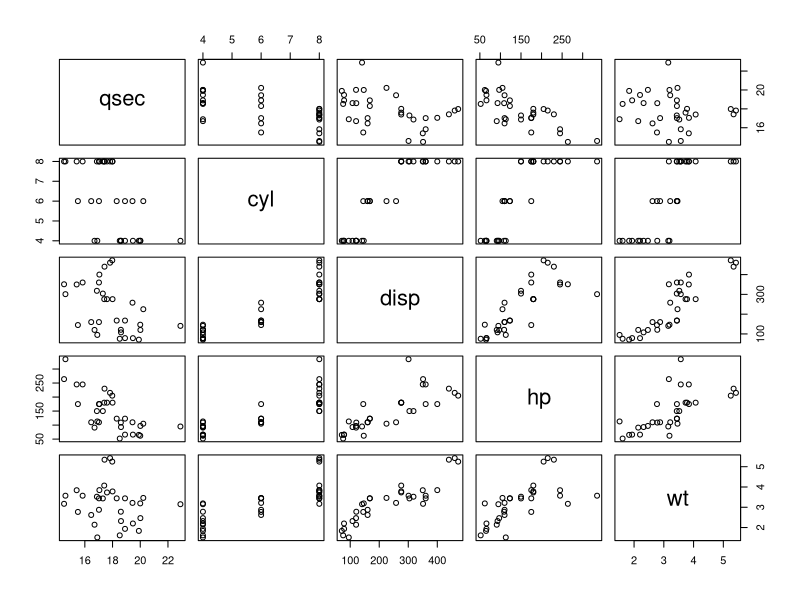
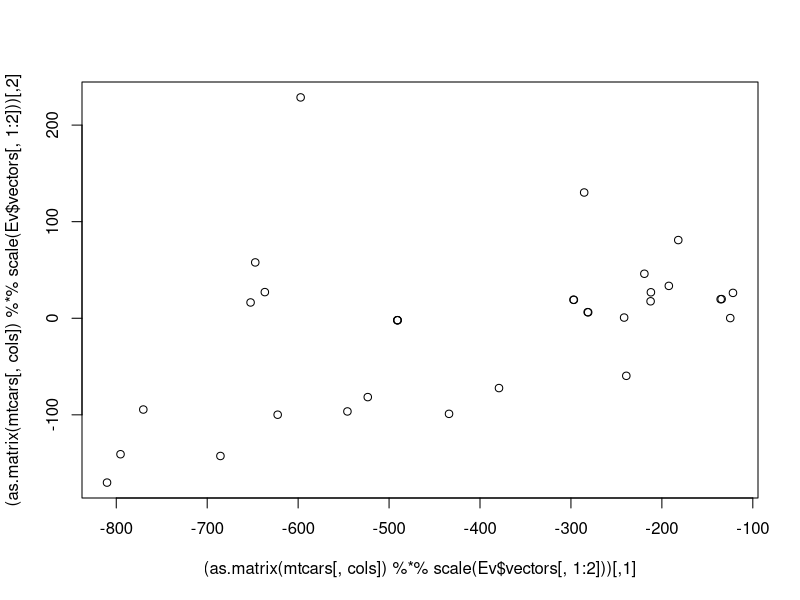
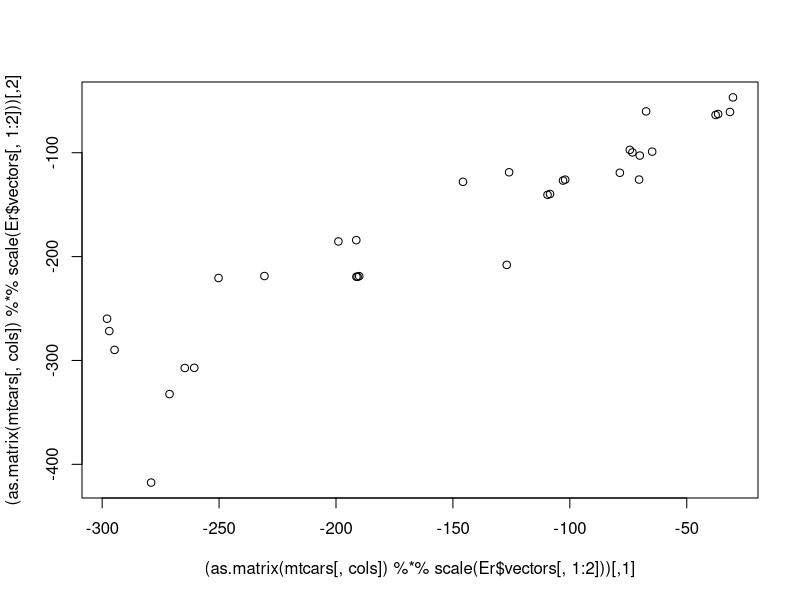
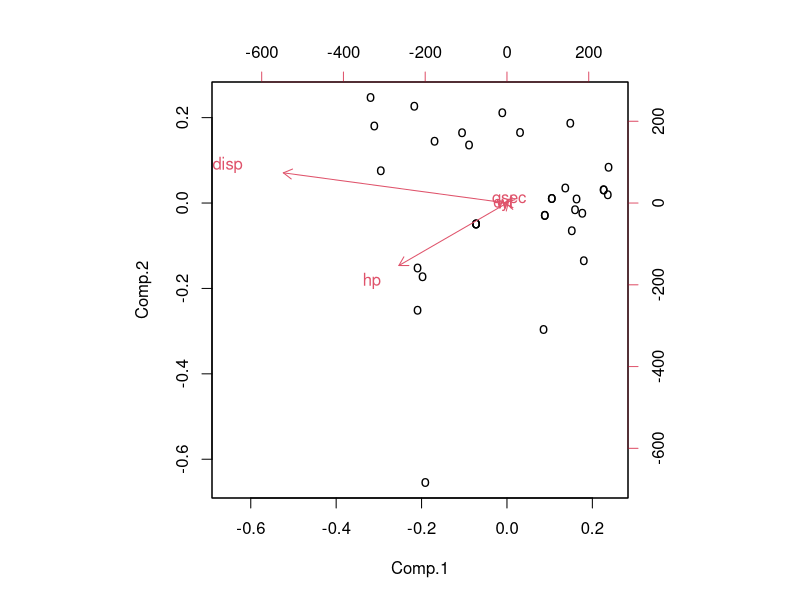
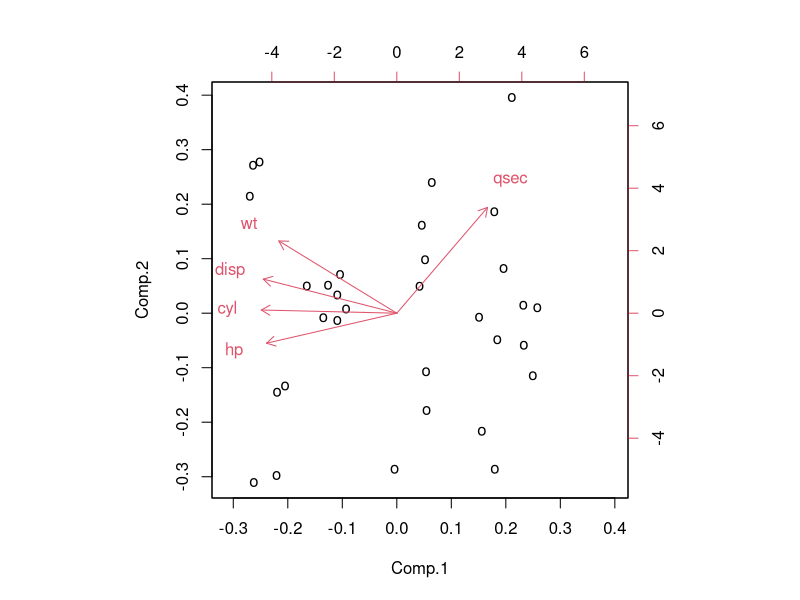
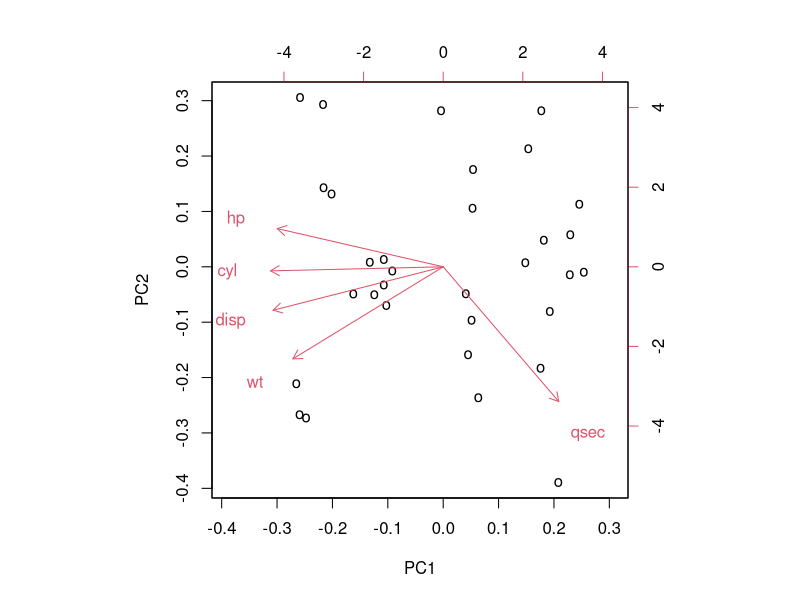
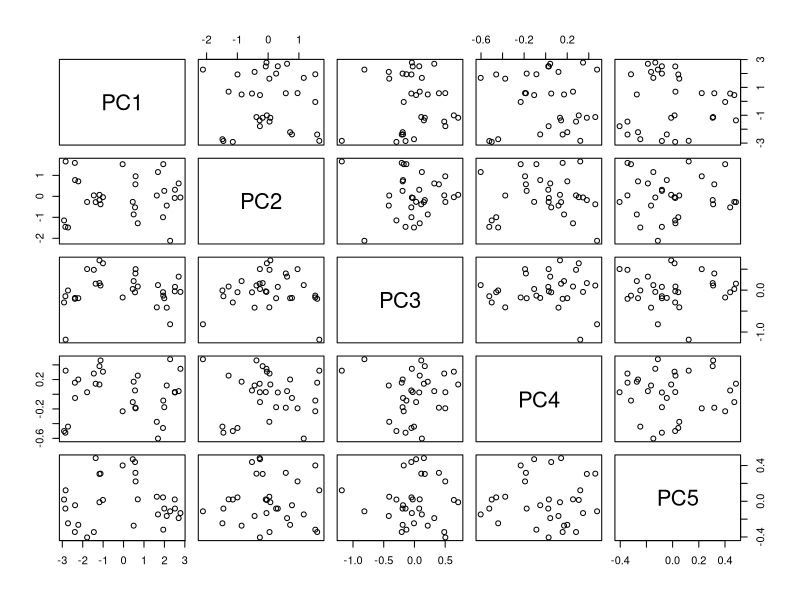

Recreate these plots in R, in order.
## ---- chunk 1
library(stats)
#install.packages("xtable")
library(xtable)
data(mtcars)
head(mtcars)
cols <- c("qsec","cyl","disp","hp","wt")
#cols <- colnames(mtcars)
## ---- chunk 2
cat("$$", 
    print(xtable(head(mtcars)),
          include.rownames=F,floating=F,print.results=F),
    "$$")
## ---- chunk 3
pairs(mtcars[,cols])
## ---- chunk 4
#cov(x, y = NULL, use = "everything",
#    method = c("pearson", "kendall", "spearman"))
Cv <- cov(mtcars[,cols])
## ---- chunk 5
cat("$$", 
    "C_{v} = ",
    print(xtable(Cv,align=rep("",ncol(Cv)+1)), 
          floating=F, tabular.environment="bmatrix", hline.after=NULL, 
          include.rownames=F, include.colnames=F, print.results=F),
    "$$")
## ---- chunk 6
Cr <- cor(mtcars[,cols])
## ---- chunk 7
cat("$$", 
    "C_{r} = ",
    print(xtable(Cr,align=rep("",ncol(Cr)+1)), 
          floating=F, tabular.environment="bmatrix", hline.after=NULL, 
          include.rownames=F, include.colnames=F, print.results=F),
    "$$")
## ---- chunk 8
Ev <- eigen(Cv)
Cv2 <- Ev$vectors %*% diag(Ev$values) %*% solve(Ev$vectors)
## ---- chunk 9
cat("$$", 
    "C_{v2} = ",
    print(xtable(Cv2,align=rep("",ncol(Cv2)+1)), 
          floating=F, tabular.environment="bmatrix", hline.after=NULL, 
          include.rownames=F, include.colnames=F, print.results=F),
    "$$")
## ---- chunk 10
signif(Cv2, digits=11) == signif(Cv,digits=11)
## ---- chunk 11
Er <- eigen(Cr)
Cr2 <- Er$vectors %*% diag(Er$values) %*% solve(Er$vectors)
## ---- chunk 12
cat("$$", 
    "C_{r2} = ",
    print(xtable(Cr2,align=rep("",ncol(Cr2)+1)), 
          floating=F, tabular.environment="bmatrix", hline.after=NULL, 
          include.rownames=F, include.colnames=F, print.results=F),
    "$$")
## ---- chunk 13
signif(Cr2, digits=11) == signif(Cr,digits=11)
## ---- chunk 14
cat("$$", "D = ",
    print(xtable(diag(Ev$values), align=rep("",ncol(diag(Ev$values))+1)), 
          floating=F, tabular.environment="bmatrix", hline.after=NULL, 
          include.rownames=F, include.colnames=F, print.results=F),
    "$$")
## ---- chunk 15
cat("$$", "E = ",
    print(xtable(Ev$vectors, align=rep("",ncol(Ev$vectors)+1)), 
          floating=F, tabular.environment="bmatrix", hline.after=NULL, 
          include.rownames=F, include.colnames=F, print.results=F),
    "$$")
## ---- chunk 16
plot((as.matrix(mtcars[,cols]) %*% scale(Ev$vectors[,1:2])))
## ---- chunk 17
plot((as.matrix(mtcars[,cols]) %*% scale(Er$vectors[,1:2])))
## ---- chunk 18
Pv <- princomp(mtcars[,cols], cor=F)
biplot(Pv, xlabs=rep("o", nrow(mtcars[,cols])))
## ---- chunk 19
Pr <- princomp(mtcars[,cols], cor=T)
biplot(Pr, xlabs=rep("o", nrow(mtcars[,cols])))
## ---- chunk 20
P <- prcomp(mtcars[,cols], center=T, scale.=T, retx=T)
biplot(P, xlabs=rep("o", nrow(mtcars[,cols])))
## ---- chunk 21
pairs(P$x)
